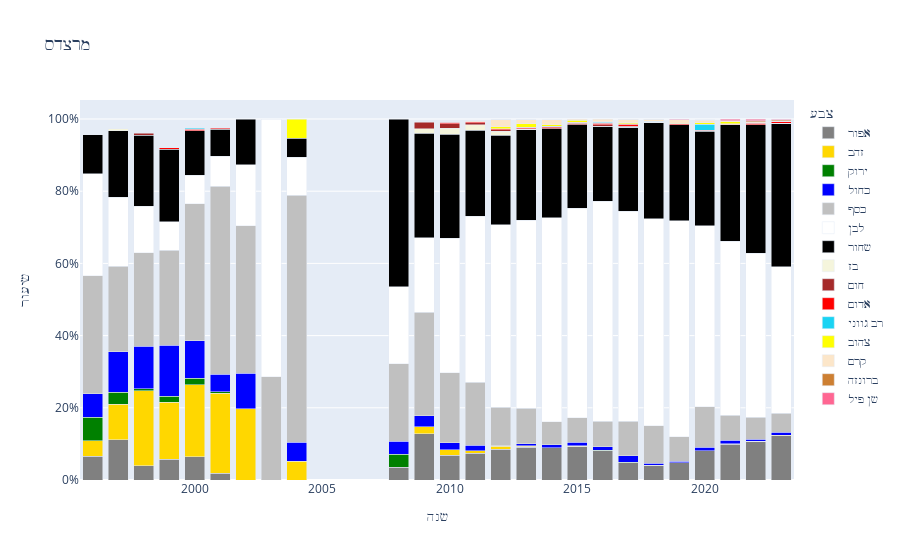

The cell this chart's notebook holds for it:
### Code cell
make = 'מרצדס'
c = show_colors(df.query('make == @make'), 15, make)

### Figure 1 — Plotly figure (JSON) as saved in the notebook; plotly's stock layout.template omitted (floating-point values rounded to 4 significant figures)
{"data": [{"alignmentgroup": "True", "customdata": [["אפור", 3], ["אפור", 17], ["אפור", 7], ["אפור", 11], ["אפור", 18], ["אפור", 9], ["אפור", 1], ["אפור", 102], ["אפור", 93], ["אפור", 100], ["אפור", 120], ["אפור", 183], ["אפור", 216], ["אפור", 283], ["אפור", 327], ["אפור", 213], ["אפור", 166], ["אפור", 179], ["אפור", 322], ["אפור", 588], ["אפור", 699], ["אפור", 352]], "hovertemplate": "צבע=%{customdata[0]}<br>שנה=%{x}<br>שיעור=%{y}<br>count=%{customdata[1]}<extra></extra>", "legendgroup": "אפור", "marker": {"color": "rgb(128, 128, 128)", "pattern": {"shape": ""}}, "name": "אפור", "offsetgroup": "אפור", "orientation": "v", "showlegend": true, "textposition": "auto", "type": "bar", "x": [1996, 1997, 1998, 1999, 2000, 2001, 2008, 2009, 2010, 2011, 2012, 2013, 2014, 2015, 2016, 2017, 2018, 2019, 2020, 2021, 2022, 2023], "xaxis": "x", "y": [0.06522, 0.1118, 0.03933, 0.05789, 0.06498, 0.01927, 0.03571, 0.1283, 0.06858, 0.07424, 0.08517, 0.09091, 0.08944, 0.09267, 0.0805, 0.04749, 0.04022, 0.04748, 0.0804, 0.09906, 0.107, 0.1226], "yaxis": "y"}, {"alignmentgroup": "True", "customdata": [["זהב", 2], ["זהב", 15], ["זהב", 37], ["זהב", 30], ["זהב", 55], ["זהב", 103], ["זהב", 14], ["זהב", 1], ["זהב", 15], ["זהב", 20], ["זהב", 9], ["זהב", 11], ["זהב", 6], ["זהב", 1], ["זהב", 2], ["זהב", 2], ["זהב", 6], ["זהב", 4], ["זהב", 2]], "hovertemplate": "צבע=%{customdata[0]}<br>שנה=%{x}<br>שיעור=%{y}<br>count=%{customdata[1]}<extra></extra>", "legendgroup": "זהב", "marker": {"color": "rgb(255, 215, 0)", "pattern": {"shape": ""}}, "name": "זהב", "offsetgroup": "זהב", "orientation": "v", "showlegend": true, "textposition": "auto", "type": "bar", "x": [1996, 1997, 1998, 1999, 2000, 2001, 2002, 2004, 2009, 2010, 2011, 2012, 2013, 2014, 2015, 2017, 2021, 2022, 2023], "xaxis": "x", "y": [0.04348, 0.09868, 0.2079, 0.1579, 0.1986, 0.2206, 0.1972, 0.05263, 0.01887, 0.01475, 0.006682, 0.007807, 0.002981, 0.0004141, 0.0006549, 0.0004459, 0.001011, 0.0006125, 0.0006969], "yaxis": "y"}, {"alignmentgroup": "True", "customdata": [["ירוק", 3], ["ירוק", 5], ["ירוק", 1], ["ירוק", 3], ["ירוק", 5], ["ירוק", 2], ["ירוק", 1], ["ירוק", 1], ["ירוק", 1], ["ירוק", 1], ["ירוק", 6], ["ירוק", 7], ["ירוק", 6], ["ירוק", 3], ["ירוק", 2], ["ירוק", 3], ["ירוק", 3], ["ירוק", 2]], "hovertemplate": "צבע=%{customdata[0]}<br>שנה=%{x}<br>שיעור=%{y}<br>count=%{customdata[1]}<extra></extra>", "legendgroup": "ירוק", "marker": {"color": "rgb(0, 128, 0)", "pattern": {"shape": ""}}, "name": "ירוק", "offsetgroup": "ירוק", "orientation": "v", "showlegend": true, "textposition": "auto", "type": "bar", "x": [1996, 1997, 1998, 1999, 2000, 2001, 2008, 2010, 2011, 2013, 2015, 2016, 2017, 2018, 2019, 2020, 2021, 2022], "xaxis": "x", "y": [0.06522, 0.03289, 0.005618, 0.01579, 0.01805, 0.004283, 0.03571, 0.0007375, 0.0007424, 0.0004968, 0.001965, 0.001723, 0.001338, 0.0007269, 0.0005305, 0.0007491, 0.0005054, 0.0003062], "yaxis": "y"}, {"alignmentgroup": "True", "customdata": [["כחול", 3], ["כחול", 17], ["כחול", 21], ["כחול", 27], ["כחול", 29], ["כחול", 23], ["כחול", 7], ["כחול", 1], ["כחול", 1], ["כחול", 24], ["כחול", 26], ["כחול", 19], ["כחול", 3], ["כחול", 11], ["כחול", 20], ["כחול", 28], ["כחול", 41], ["כחול", 78], ["כחול", 25], ["כחול", 16], ["כחול", 38], ["כחול", 59], ["כחול", 33], ["כחול", 27]], "hovertemplate": "צבע=%{customdata[0]}<br>שנה=%{x}<br>שיעור=%{y}<br>count=%{customdata[1]}<extra></extra>", "legendgroup": "כחול", "marker": {"color": "rgb(0, 0, 255)", "pattern": {"shape": ""}}, "name": "כחול", "offsetgroup": "כחול", "orientation": "v", "showlegend": true, "textposition": "auto", "type": "bar", "x": [1996, 1997, 1998, 1999, 2000, 2001, 2002, 2004, 2008, 2009, 2010, 2011, 2012, 2013, 2014, 2015, 2016, 2017, 2018, 2019, 2020, 2021, 2022, 2023], "xaxis": "x", "y": [0.06522, 0.1118, 0.118, 0.1421, 0.1047, 0.04925, 0.09859, 0.05263, 0.03571, 0.03019, 0.01917, 0.01411, 0.002129, 0.005464, 0.008282, 0.009168, 0.01009, 0.01739, 0.006058, 0.004244, 0.009488, 0.009939, 0.005053, 0.009408], "yaxis": "y"}, {"alignmentgroup": "True", "customdata": [["כסף", 15], ["כסף", 36], ["כסף", 46], ["כסף", 50], ["כסף", 105], ["כסף", 243], ["כסף", 29], ["כסף", 2], ["כסף", 13], ["כסף", 6], ["כסף", 228], ["כסף", 262], ["כסף", 235], ["כסף", 150], ["כסף", 198], ["כסף", 153], ["כסף", 206], ["כסף", 288], ["כסף", 432], ["כסף", 429], ["כסף", 255], ["כסף", 449], ["כסף", 410], ["כסף", 395], ["כסף", 151]], "hovertemplate": "צבע=%{customdata[0]}<br>שנה=%{x}<br>שיעור=%{y}<br>count=%{customdata[1]}<extra></extra>", "legendgroup": "כסף", "marker": {"color": "rgb(192, 192, 192)", "pattern": {"shape": ""}}, "name": "כסף", "offsetgroup": "כסף", "orientation": "v", "showlegend": true, "textposition": "auto", "type": "bar", "x": [1996, 1997, 1998, 1999, 2000, 2001, 2002, 2003, 2004, 2008, 2009, 2010, 2011, 2012, 2013, 2014, 2015, 2016, 2017, 2018, 2019, 2020, 2021, 2022, 2023], "xaxis": "x", "y": [0.3261, 0.2368, 0.2584, 0.2632, 0.3791, 0.5203, 0.4085, 0.2857, 0.6842, 0.2143, 0.2868, 0.1932, 0.1745, 0.1065, 0.09836, 0.06335, 0.06745, 0.0709, 0.09632, 0.1039, 0.06764, 0.1121, 0.06907, 0.06048, 0.05261], "yaxis": "y"}, {"alignmentgroup": "True", "customdata": [["לבן", 13], ["לבן", 29], ["לבן", 23], ["לבן", 15], ["לבן", 22], ["לבן", 39], ["לבן", 12], ["לבן", 5], ["לבן", 2], ["לבן", 6], ["לבן", 165], ["לבן", 506], ["לבן", 621], ["לבן", 713], ["לבן", 1050], ["לבן", 1364], ["לבן", 1772], ["לבן", 2473], ["לבן", 2607], ["לבן", 2361], ["לבן", 2254], ["לבן", 2006], ["לבן", 2859], ["לבן", 2970], ["לבן", 1162]], "hovertemplate": "צבע=%{customdata[0]}<br>שנה=%{x}<br>שיעור=%{y}<br>count=%{customdata[1]}<extra></extra>", "legendgroup": "לבן", "marker": {"color": "rgb(255, 255, 255)", "pattern": {"shape": ""}}, "name": "לבן", "offsetgroup": "לבן", "orientation": "v", "showlegend": true, "textposition": "auto", "type": "bar", "x": [1996, 1997, 1998, 1999, 2000, 2001, 2002, 2003, 2004, 2008, 2009, 2010, 2011, 2012, 2013, 2014, 2015, 2016, 2017, 2018, 2019, 2020, 2021, 2022, 2023], "xaxis": "x", "y": [0.2826, 0.1908, 0.1292, 0.07895, 0.07942, 0.08351, 0.169, 0.7143, 0.1053, 0.2143, 0.2075, 0.3732, 0.461, 0.506, 0.5216, 0.5648, 0.5802, 0.6088, 0.5813, 0.5721, 0.5979, 0.5009, 0.4816, 0.4548, 0.4049], "yaxis": "y"}, {"alignmentgroup": "True", "customdata": [["שחור", 5], ["שחור", 28], ["שחור", 35], ["שחור", 38], ["שחור", 34], ["שחור", 35], ["שחור", 9], ["שחור", 1], ["שחור", 13], ["שחור", 230], ["שחור", 391], ["שחור", 320], ["שחור", 349], ["שחור", 503], ["שחור", 596], ["שחור", 707], ["שחור", 843], ["שחור", 1042], ["שחור", 1101], ["שחור", 1003], ["שחור", 1053], ["שחור", 1915], ["שחור", 2324], ["שחור", 1139]], "hovertemplate": "צבע=%{customdata[0]}<br>שנה=%{x}<br>שיעור=%{y}<br>count=%{customdata[1]}<extra></extra>", "legendgroup": "שחור", "marker": {"color": "rgb(0, 0, 0)", "pattern": {"shape": ""}}, "name": "שחור", "offsetgroup": "שחור", "orientation": "v", "showlegend": true, "textposition": "auto", "type": "bar", "x": [1996, 1997, 1998, 1999, 2000, 2001, 2002, 2004, 2008, 2009, 2010, 2011, 2012, 2013, 2014, 2015, 2016, 2017, 2018, 2019, 2020, 2021, 2022, 2023], "xaxis": "x", "y": [0.1087, 0.1842, 0.1966, 0.2, 0.1227, 0.07495, 0.1268, 0.05263, 0.4643, 0.2893, 0.2883, 0.2376, 0.2477, 0.2499, 0.2468, 0.2315, 0.2075, 0.2323, 0.2668, 0.266, 0.2629, 0.3226, 0.3558, 0.3969], "yaxis": "y"}, {"alignmentgroup": "True", "customdata": [["בז", 1], ["בז", 10], ["בז", 22], ["בז", 21], ["בז", 16], ["בז", 3], ["בז", 2], ["בז", 1], ["בז", 1], ["בז", 4], ["בז", 1], ["בז", 1], ["בז", 1], ["בז", 1], ["בז", 2]], "hovertemplate": "צבע=%{customdata[0]}<br>שנה=%{x}<br>שיעור=%{y}<br>count=%{customdata[1]}<extra></extra>", "legendgroup": "בז", "marker": {"color": "rgb(245, 245, 220)", "pattern": {"shape": ""}}, "name": "בז", "offsetgroup": "בז", "orientation": "v", "showlegend": true, "textposition": "auto", "type": "bar", "x": [1997, 2009, 2010, 2011, 2012, 2013, 2015, 2016, 2017, 2018, 2019, 2020, 2021, 2022, 2023], "xaxis": "x", "y": [0.006579, 0.01258, 0.01622, 0.01559, 0.01136, 0.00149, 0.0006549, 0.0002462, 0.000223, 0.0009692, 0.0002653, 0.0002497, 0.0001685, 0.0001531, 0.0006969], "yaxis": "y"}, {"alignmentgroup": "True", "customdata": [["חום", 1], ["חום", 14], ["חום", 17], ["חום", 7], ["חום", 6], ["חום", 4], ["חום", 7], ["חום", 12], ["חום", 15], ["חום", 17], ["חום", 3], ["חום", 2], ["חום", 1]], "hovertemplate": "צבע=%{customdata[0]}<br>שנה=%{x}<br>שיעור=%{y}<br>count=%{customdata[1]}<extra></extra>", "legendgroup": "חום", "marker": {"color": "rgb(165, 42, 42)", "pattern": {"shape": ""}}, "name": "חום", "offsetgroup": "חום", "orientation": "v", "showlegend": true, "textposition": "auto", "type": "bar", "x": [1998, 2009, 2010, 2011, 2012, 2013, 2014, 2015, 2016, 2017, 2018, 2019, 2023], "xaxis": "x", "y": [0.005618, 0.01761, 0.01254, 0.005197, 0.004258, 0.001987, 0.002899, 0.003929, 0.003693, 0.00379, 0.0007269, 0.0005305, 0.0003484], "yaxis": "y"}, {"alignmentgroup": "True", "customdata": [["אדום", 1], ["אדום", 1], ["אדום", 1], ["אדום", 5], ["אדום", 3], ["אדום", 2], ["אדום", 7], ["אדום", 6], ["אדום", 8], ["אדום", 20], ["אדום", 20], ["אדום", 4], ["אדום", 7], ["אדום", 7], ["אדום", 8], ["אדום", 23], ["אדום", 16]], "hovertemplate": "צבע=%{customdata[0]}<br>שנה=%{x}<br>שיעור=%{y}<br>count=%{customdata[1]}<extra></extra>", "legendgroup": "אדום", "marker": {"color": "rgb(255, 0, 0)", "pattern": {"shape": ""}}, "name": "אדום", "offsetgroup": "אדום", "orientation": "v", "showlegend": true, "textposition": "auto", "type": "bar", "x": [1999, 2000, 2001, 2010, 2011, 2012, 2013, 2014, 2015, 2016, 2017, 2018, 2019, 2020, 2021, 2022, 2023], "xaxis": "x", "y": [0.005263, 0.00361, 0.002141, 0.003687, 0.002227, 0.001419, 0.003477, 0.002484, 0.00262, 0.004924, 0.004459, 0.0009692, 0.001857, 0.001748, 0.001348, 0.003522, 0.005575], "yaxis": "y"}, {"alignmentgroup": "True", "customdata": [["רב גווני", 1], ["רב גווני", 1], ["רב גווני", 1], ["רב גווני", 1], ["רב גווני", 2], ["רב גווני", 3], ["רב גווני", 2], ["רב גווני", 9], ["רב גווני", 6], ["רב גווני", 4], ["רב גווני", 4], ["רב גווני", 67], ["רב גווני", 5], ["רב גווני", 1]], "hovertemplate": "צבע=%{customdata[0]}<br>שנה=%{x}<br>שיעור=%{y}<br>count=%{customdata[1]}<extra></extra>", "legendgroup": "רב גווני", "marker": {"color": "#19d3f3", "pattern": {"shape": ""}}, "name": "רב גווני", "offsetgroup": "רב גווני", "orientation": "v", "showlegend": true, "textposition": "auto", "type": "bar", "x": [2000, 2010, 2011, 2012, 2013, 2014, 2015, 2016, 2017, 2018, 2019, 2020, 2021, 2023], "xaxis": "x", "y": [0.00361, 0.0007375, 0.0007424, 0.0007097, 0.0009935, 0.001242, 0.0006549, 0.002216, 0.001338, 0.0009692, 0.001061, 0.01673, 0.0008423, 0.0003484], "yaxis": "y"}, {"alignmentgroup": "True", "customdata": [["צהוב", 1], ["צהוב", 8], ["צהוב", 19], ["צהוב", 11], ["צהוב", 14], ["צהוב", 7], ["צהוב", 16], ["צהוב", 3], ["צהוב", 5], ["צהוב", 19], ["צהוב", 36], ["צהוב", 10], ["צהוב", 1]], "hovertemplate": "צבע=%{customdata[0]}<br>שנה=%{x}<br>שיעור=%{y}<br>count=%{customdata[1]}<extra></extra>", "legendgroup": "צהוב", "marker": {"color": "rgb(255, 255, 0)", "pattern": {"shape": ""}}, "name": "צהוב", "offsetgroup": "צהוב", "orientation": "v", "showlegend": true, "textposition": "auto", "type": "bar", "x": [2004, 2012, 2013, 2014, 2015, 2016, 2017, 2018, 2019, 2020, 2021, 2022, 2023], "xaxis": "x", "y": [0.05263, 0.005678, 0.009439, 0.004555, 0.004584, 0.001723, 0.003567, 0.0007269, 0.001326, 0.004744, 0.006065, 0.001531, 0.0003484], "yaxis": "y"}, {"alignmentgroup": "True", "customdata": [["קרם", 4], ["קרם", 27], ["קרם", 22], ["קרם", 34], ["קרם", 11], ["קרם", 28], ["קרם", 40], ["קרם", 22], ["קרם", 33], ["קרם", 28], ["קרם", 18], ["קרם", 21], ["קרם", 3]], "hovertemplate": "צבע=%{customdata[0]}<br>שנה=%{x}<br>שיעור=%{y}<br>count=%{customdata[1]}<extra></extra>", "legendgroup": "קרם", "marker": {"color": "rgb(252, 230, 201)", "pattern": {"shape": ""}}, "name": "קרם", "offsetgroup": "קרם", "orientation": "v", "showlegend": true, "textposition": "auto", "type": "bar", "x": [2011, 2012, 2013, 2014, 2015, 2016, 2017, 2018, 2019, 2020, 2021, 2022, 2023], "xaxis": "x", "y": [0.00297, 0.01916, 0.01093, 0.01408, 0.003602, 0.006893, 0.008919, 0.005331, 0.008753, 0.006991, 0.003032, 0.003215, 0.001045], "yaxis": "y"}, {"alignmentgroup": "True", "customdata": [["ברונזה", 1], ["ברונזה", 1], ["ברונזה", 1], ["ברונזה", 1], ["ברונזה", 1], ["ברונזה", 14], ["ברונזה", 6]], "hovertemplate": "צבע=%{customdata[0]}<br>שנה=%{x}<br>שיעור=%{y}<br>count=%{customdata[1]}<extra></extra>", "legendgroup": "ברונזה", "marker": {"color": "rgb(205, 127, 50)", "pattern": {"shape": ""}}, "name": "ברונזה", "offsetgroup": "ברונזה", "orientation": "v", "showlegend": true, "textposition": "auto", "type": "bar", "x": [2012, 2017, 2018, 2019, 2021, 2022, 2023], "xaxis": "x", "y": [0.0007097, 0.000223, 0.0002423, 0.0002653, 0.0001685, 0.002144, 0.002091], "yaxis": "y"}, {"alignmentgroup": "True", "customdata": [["שן פיל", 1], ["שן פיל", 3], ["שן פיל", 6], ["שן פיל", 24], ["שן פיל", 30], ["שן פיל", 7]], "hovertemplate": "צבע=%{customdata[0]}<br>שנה=%{x}<br>שיעור=%{y}<br>count=%{customdata[1]}<extra></extra>", "legendgroup": "שן פיל", "marker": {"color": "#FF6692", "pattern": {"shape": ""}}, "name": "שן פיל", "offsetgroup": "שן פיל", "orientation": "v", "showlegend": true, "textposition": "auto", "type": "bar", "x": [2013, 2019, 2020, 2021, 2022, 2023], "xaxis": "x", "y": [0.0004968, 0.0007958, 0.001498, 0.004043, 0.004593, 0.002439], "yaxis": "y"}], "layout": {"barmode": "stack", "legend": {"title": {"text": "צבע"}, "tracegroupgap": 0}, "title": {"text": "מרצדס"}, "xaxis": {"anchor": "y", "domain": [0, 1], "title": {"text": "שנה"}}, "yaxis": {"anchor": "x", "domain": [0, 1], "tickformat": ".0%", "title": {"text": "שיעור"}}}}
